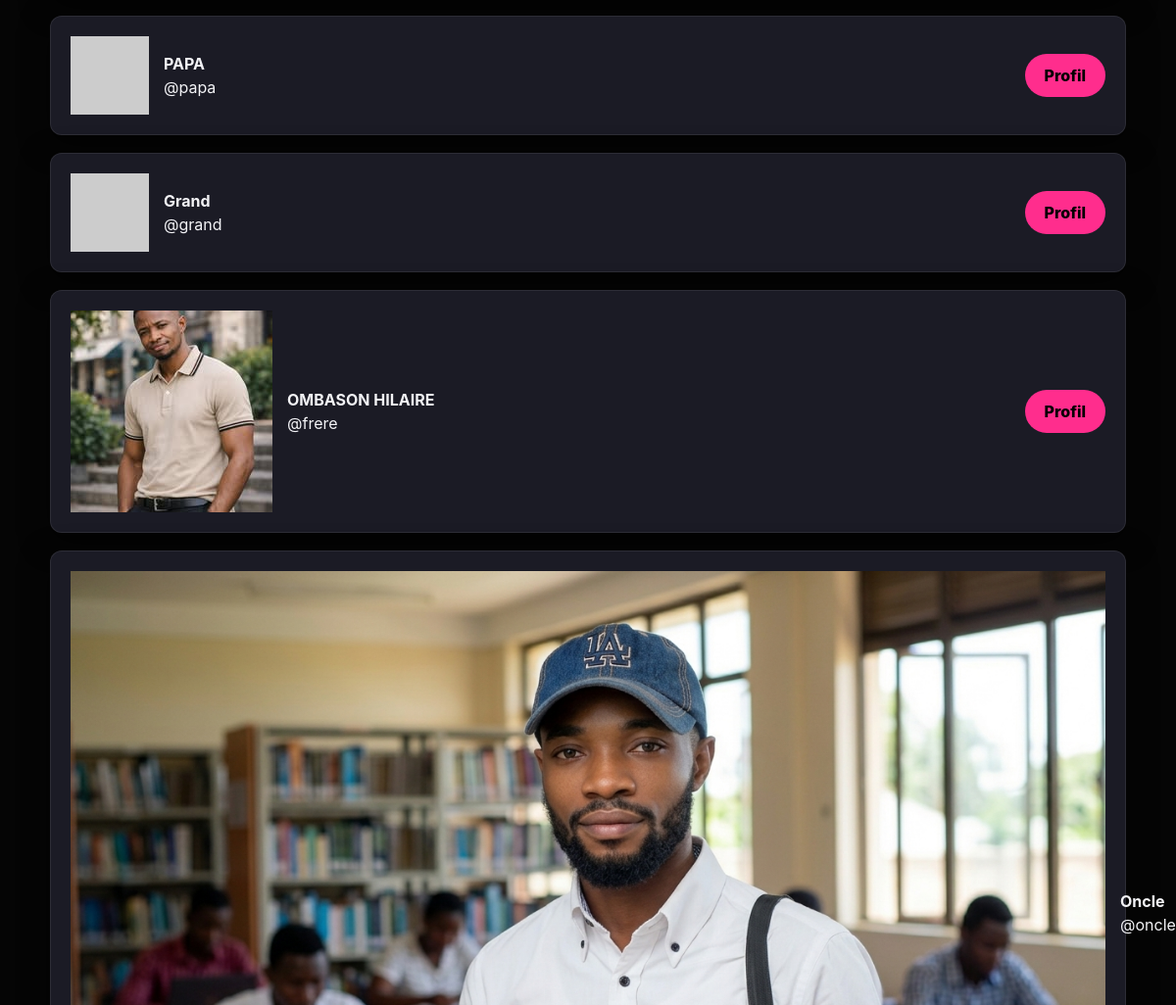
The page /rechercher (signed in, middle part) on the database as committed earlier.
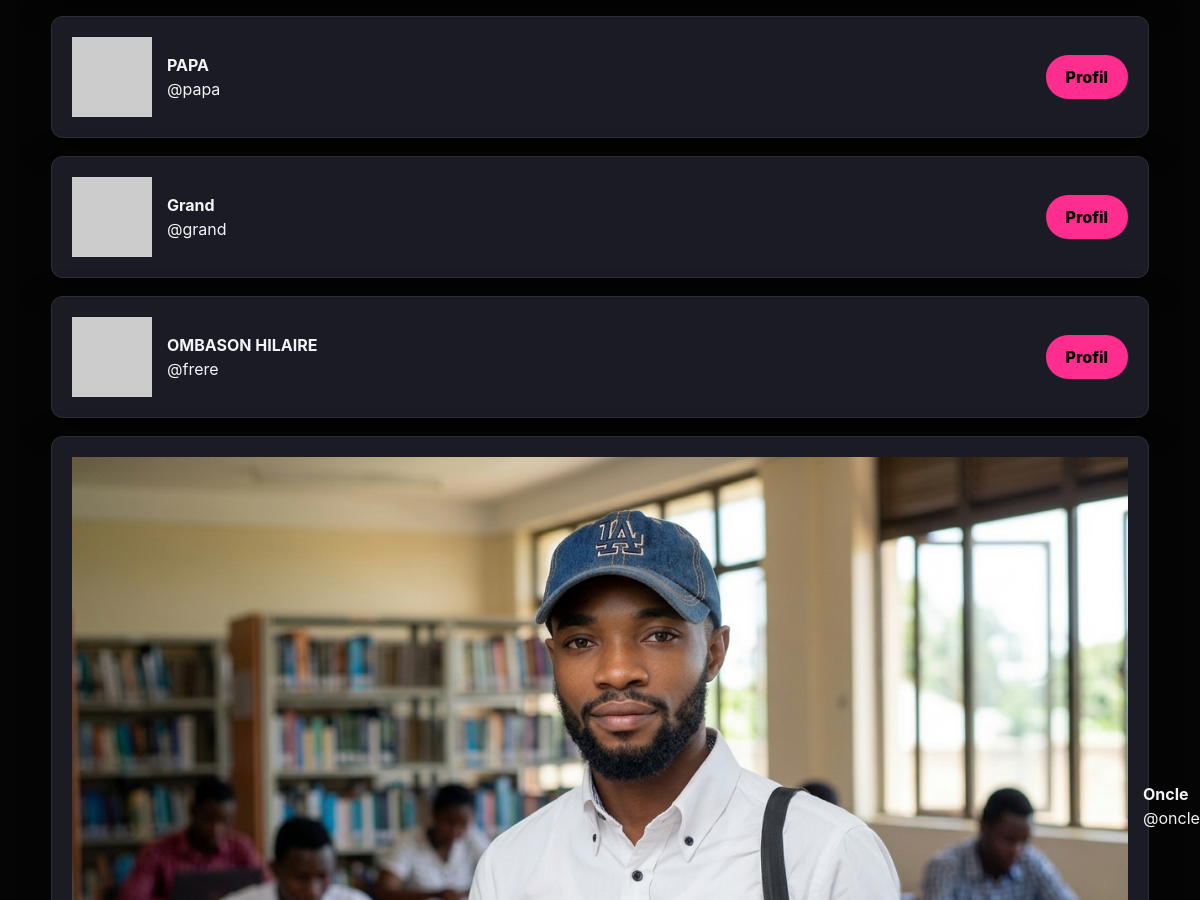
The same page on the database as committed later.
### tables this page shows
CREATE TABLE users (
  id INTEGER PRIMARY KEY AUTOINCREMENT,
  username TEXT UNIQUE NOT NULL,
  identifier TEXT UNIQUE NOT NULL,
  display_name TEXT NOT NULL,
  bio TEXT DEFAULT '',
  password_hash TEXT NOT NULL,
  created_at TEXT NOT NULL
, profile_pic TEXT DEFAULT 'default_avatar.png', cover_pic TEXT DEFAULT 'default_cover.jpg');

### app.py (the view)
    @app.get("/rechercher")
    @login_required
    def rechercher():
        q = request.args.get('q', '').strip()
        resultats = db_all("SELECT id, username, display_name, profile_pic FROM users WHERE username LIKE ? OR display_name LIKE ?", ('%'+q+'%', '%'+q+'%'))
        return render_template('recherche.html', resultats=resultats, mot_cle=q)

### templates/recherche.html (shortened to what this page needs)
{% extends "base.html" %}
{% block content %}
<div class="stack">
    {% for u in resultats %}
    <div class="card" style="display: flex; align-items: center; gap: 15px;">
        <img src="{{ url_for('static', filename='uploads/' ~ u.profile_pic) }}" class="avatar"
             onerror="this.src='https://ui-avatars.com/api/?name={{ u.display_name }}&background=ff2d8d&color=fff'">
        <div style="flex: 1;">
            <b>{{ u.display_name }}</b><br>
            <span class="muted small">@{{ u.username }}</span>
        </div>
        <a href="{{ url_for('profile', username=u.username) }}" class="btn btn-ghost">Profil</a>
    </div>
    {% endfor %}
</div>
{% endblock %}

### templates/base.html (shortened to what this page needs)
<!DOCTYPE html>
<html lang="fr">
<head>
  <link rel="stylesheet" href="{{ url_for('static', filename='style.css') }}">
</head>
<body>
  <main class="container">
    {% block content %}{% endblock %}
  </main>
</body>
</html>

### static/style.css (style rules this page uses)
:root { --bg: #050505; --panel: #1b1b25; --panel-glass: rgba(27, 27, 37, 0.95); --accent: #ff2d8d; --text: #f3f3f6; --muted: #a7a7b4; --border: rgba(255, 255, 255, 0.08); --radius: 12px; --shadow: 0 8px 30px rgba(0, 0, 0, 0.5); --ph-rose: #ff2d8d; --nav-bg: #1b1b25; --nav-height: 65px; }
body { padding-top: var(--nav-height); background-color: #050505; }
* { box-sizing: border-box; margin: 0; padding: 0; }
html, body { max-width: 100vw; overflow-x: hidden; background-color: var(--bg); color: var(--text); font-family: 'Inter', system-ui, -apple-system, sans-serif; line-height: 1.5; }
body { padding-top: 75px; }
a { color: inherit; text-decoration: none; transition: 0.3s; }
img { max-width: 100%; height: auto; display: block; object-fit: cover; }
.container { max-width: 1128px; margin: 0 auto; padding: 10px 15px; }
.card { background: var(--panel); border: 1px solid var(--border); border-radius: var(--radius); padding: 20px; margin-bottom: 18px; box-shadow: var(--shadow); }
.btn { background: var(--accent); color: #000; padding: 10px 20px; border-radius: 30px; font-weight: 800; border: none; cursor: pointer; }

Rows that differ between the two databases and show on the page:
changed users "OMBASON HILAIRE": profile_pic: picture removed, a placeholder shows
